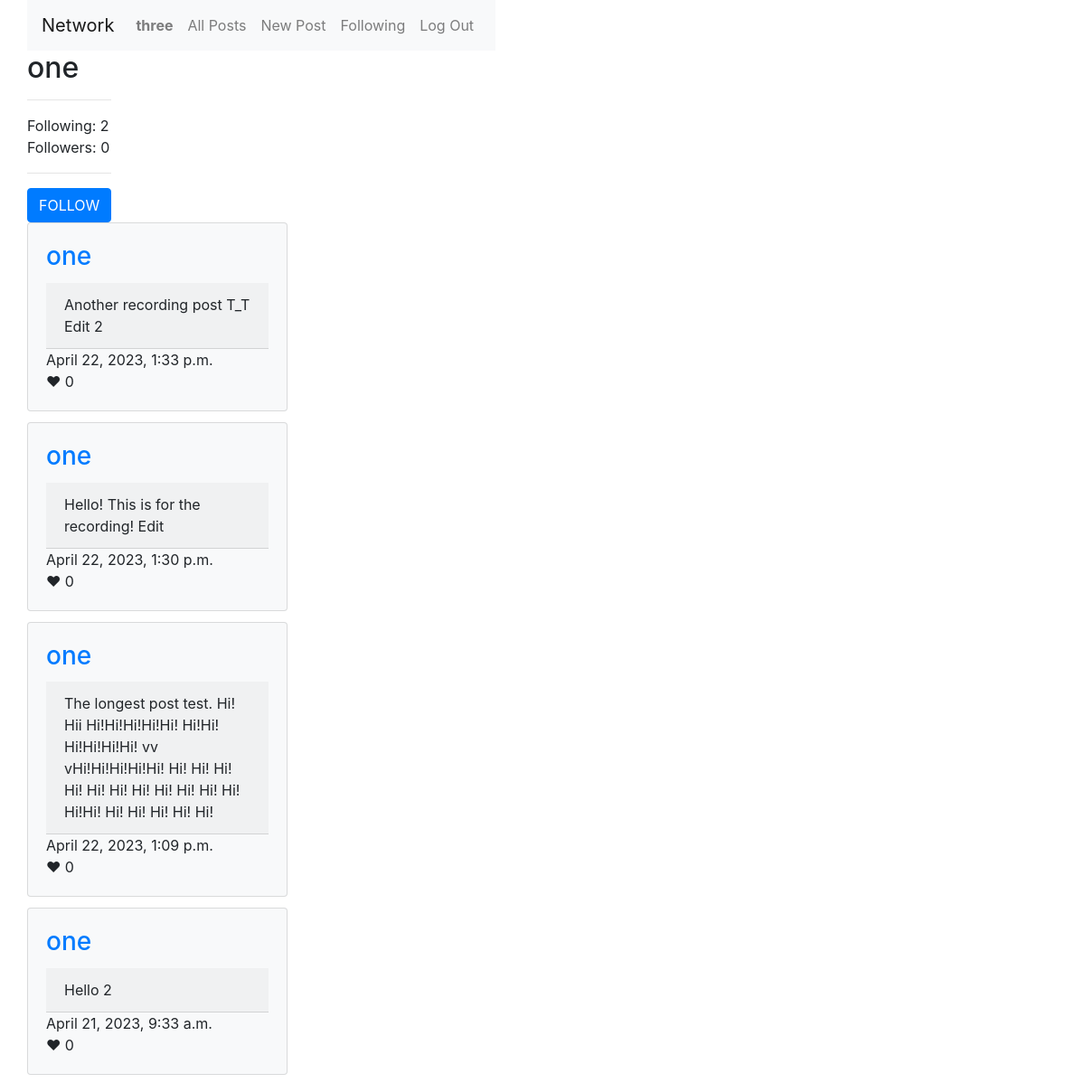
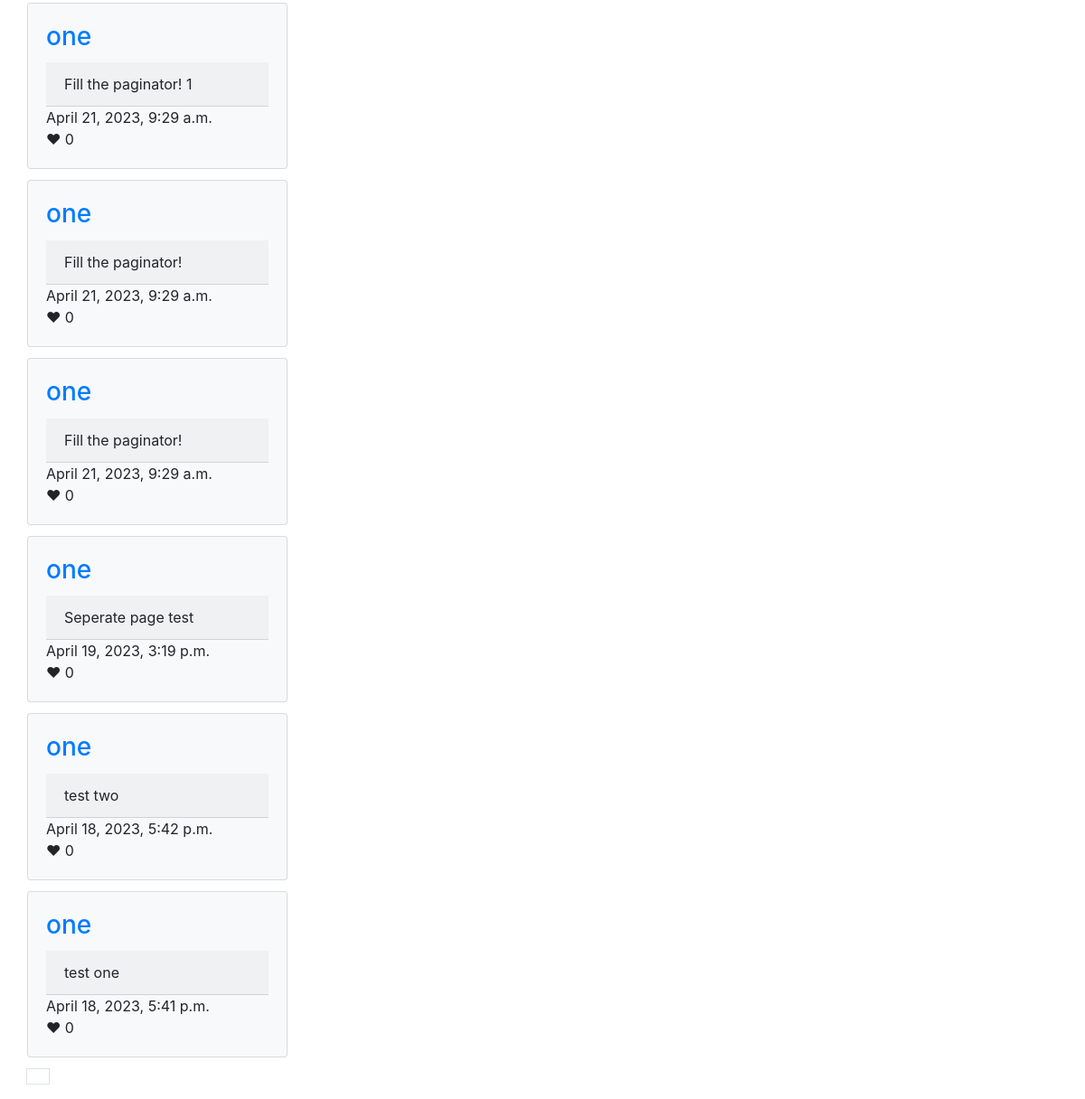
Screenshot of /user/one (signed in) with the database file from the repository (2 pictures, top to bottom).
### network/models.py (models this page shows, shortened)
class User(AbstractUser):
    followers = models.ManyToManyField('self', symmetrical=False, blank=True)
    def followers_count(self):
        return self.followers.count()
    def follows_count(self):
        return User.objects.filter(followers=self).count()
    def __str__(self):
        return f"{self.username}"

class Posts(models.Model):
    user = models.ForeignKey(User, on_delete=models.CASCADE)
    content = models.CharField(max_length=280)
    datetime = models.DateTimeField(auto_now_add=True)
    likes = models.ManyToManyField(User, symmetrical=False, blank=True, related_name="likes")
    def LikeCount(self):
        return self.likes.count()
    class Meta:
        ordering = ['-datetime']

### network/views.py (the view)
# urls.py: path("user/<profile>", views.user, name="user"),
@login_required
def user(request, profile):
    user_profile = User.objects.get(username=profile)
    user_posts = Posts.objects.filter(user=user_profile)
    user_posts = Paginator(user_posts, 10)
    page = 1
    if request.GET.get("page") != None:
        page = request.GET.get("page")
    follow_btn = ""
    if user_profile != request.user:
        if request.user in user_profile.followers.all():
            follow_btn = "UNFOLLOW"
        else:
            follow_btn = "FOLLOW"
    follow_count = user_profile.follows_count()
    follower_count = user_profile.followers_count()
    return render(request, "network/user.html", {
        "user_posts": user_posts.page(page),
        "profile_name": profile,
        "follow_btn": follow_btn,
        "follow_count": follow_count,
        "follower_count": follower_count,
    })

### network/templates/network/user.html (shortened to what this page needs)
{% extends "network/layout.html" %}
{% block body %}
<div class="container">
    <div class="row align-items-center">
    <div>
        <h2 id="user_name">{{ profile_name }}</h2>
        <hr>
        <div>Following: {{ follow_count }}</div>
        <div id="follow-count">Followers: {{ follower_count }}</div>
        <hr>
        {% if not profile_name == request.user.username %}
        <button class="btn btn-primary" id="follow-button" onclick=followUser()>{{follow_btn}}</button>
        {% endif %}
    </div>
</div>
</div>
    <div class="container">
        <div class="row align-items-center">
    {% for post in user_posts %}
        <div class="card-columns">
            <div class="card bg-light" style="width: 18rem;">
                <div class="card-body">
                    <h3 class="card-title"><a href="{% url 'user' post.user.username %}">{{post.user}}</a></h3>
                    <div class="card-header"  id="content{{post.pk}}">{{post.content}}</div>
                    <div>{{post.datetime}}</div>
                    {% if not post.user == user %}
                        <div onclick=likePost(this.id) id="like{{post.pk}}">
                            ❤
                            {% if post.LikeCount > 0 %}
                            {{post.LikeCount}}
                            {% else %}
                                0
                            {% endif %}
                        </div>
                    {% endif %}
                </div>
            </div>
        </div>
    {% endfor %}
</div>
</div>
    <div class="container">
        <div class="row align-items-center">
    <div>
        <nav aria-label="Page navigation">
            <ul class="pagination">
                <li><a class="page-link" href="">{{user_posts.page_number}}</a></li>
            </ul>
        </nav>
    </div>
</div>
</div>
{% endblock %}

### network/templates/network/layout.html (shortened to what this page needs)
{% load static %}
<!DOCTYPE html>
<html lang="en">
    <head>
        <link rel="stylesheet" href="https://stackpath.bootstrapcdn.com/bootstrap/4.4.1/css/bootstrap.min.css">
        <link href="{% static 'network/styles.css' %}" rel="stylesheet">
    </head>
    <body>
        <div class="container">
            <div class="row align-items-center">
                <nav class="navbar navbar-expand-lg navbar-light bg-light">
                    <a class="navbar-brand" href="#">Network</a>
                    <div>
                        <ul class="navbar-nav mr-auto">
                            {% if user.is_authenticated %}
                                <li class="nav-item">
                                    <a class="nav-link" href="{% url 'user' request.user.username %}"><strong>{{ user.username }}</strong></a>
                                </li>
                            {% endif %}
                            <li class="nav-item">
                            <a class="nav-link" href="{% url 'index' %}">All Posts</a>
                            </li>
                            {% if user.is_authenticated %}
                                <li class="nav-item">
                                    <a class="nav-link" href="{% url 'newpost' %}"> New Post</a>
                                </li>
                                <li class="nav-item">
                                    <a class="nav-link" href="{% url 'followed_posts' %}">Following</a>
                                </li>
                                <li class="nav-item">
                                    <a class="nav-link" href="{% url 'logout' %}">Log Out</a>
                                </li>
                            {% endif %}
                        </ul>
                    </div>
                </nav>
            </div>
        </div>
        <div class="body">
            {% block body %}
            {% endblock %}
        </div>
    </body>
</html>

### rows the page displays
User: username "three"
User: username "one"
Posts: user "one", content "Another recording post T_T Edit 2", datetime "April 22, 2023, 1:33 p.m."
Posts: user "one", content "Hello! This is for the recording! Edit", datetime "April 22, 2023, 1:30 p.m."
Posts: user "one", content "The longest post test. Hi! Hii Hi!Hi!Hi!Hi!Hi! Hi!Hi! Hi!Hi!Hi!Hi! vv vHi!Hi!Hi!Hi!Hi! Hi! Hi! Hi! Hi! Hi! Hi! Hi! Hi! Hi! Hi! Hi! Hi!Hi! Hi! Hi! Hi! Hi! Hi!", datetime "April 22, 2023, 1:09 p.m."
Posts: user "one", content "Hello 2", datetime "April 21, 2023, 9:33 a.m."
Posts: user "one", content "Fill the paginator! 1", datetime "April 21, 2023, 9:29 a.m."
Posts: user "one", content "Fill the paginator!", datetime "April 21, 2023, 9:29 a.m."
Posts: user "one", content "Fill the paginator!", datetime "April 21, 2023, 9:29 a.m."
Posts: user "one", content "Seperate page test", datetime "April 19, 2023, 3:19 p.m."
Posts: user "one", content "test two", datetime "April 18, 2023, 5:42 p.m."
Posts: user "one", content "test one", datetime "April 18, 2023, 5:41 p.m."

### other values shown
{{ follow_count }} "2"
{{ follower_count }} "0"
{{ follow_btn }} "FOLLOW"
